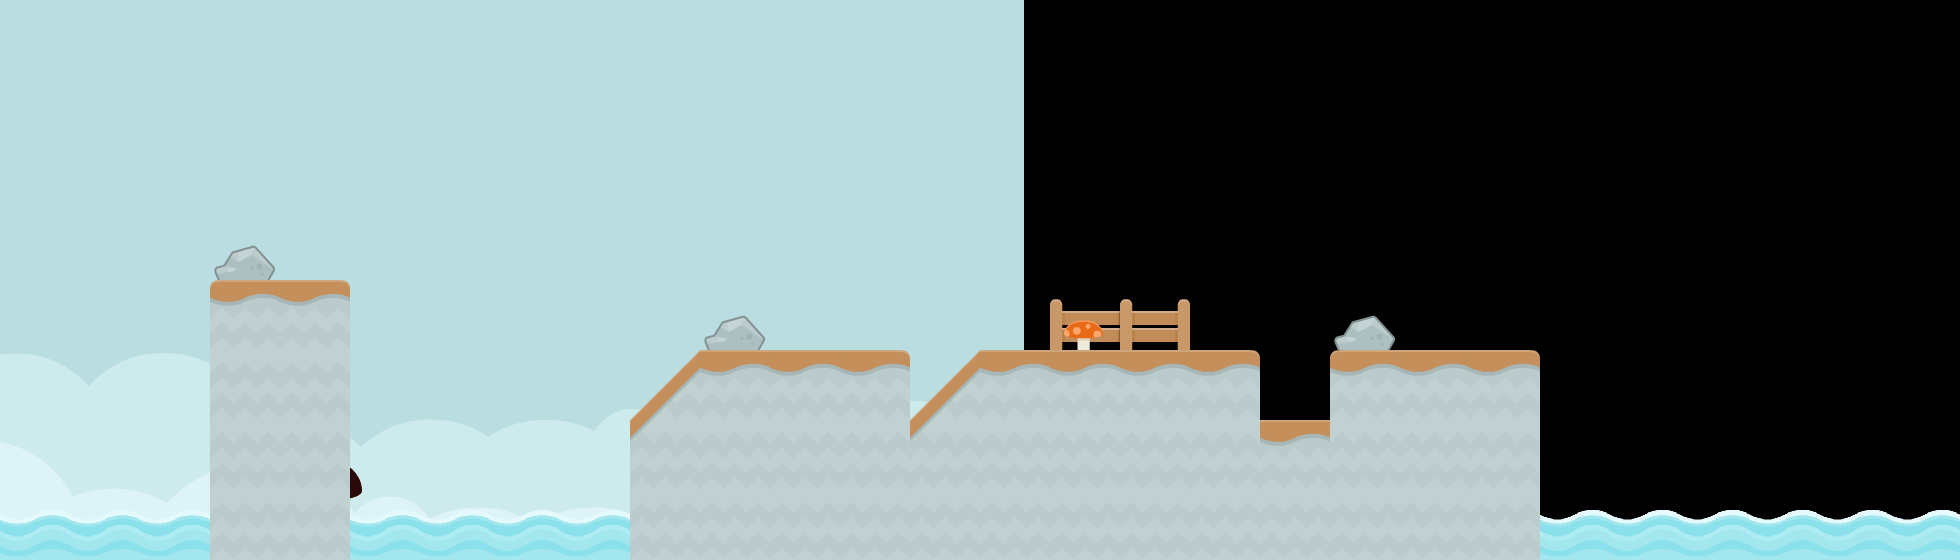

Rendered tile map (Tiled .tmx) drawn with the repository's tilesets; below, a short description and the map source with its tile grids summarised:
An orthogonal 28x8 tile map with 70x70 px tiles, 3 tile layers (tiles_background, tiles_terrain, tiles_foreground), 2 image layers and 10 objects (5x DIRT, start, target, clickable, effect_clouds, ...).

<map version="1.0" orientation="orthogonal" renderorder="right-down" width="28" height="8" tilewidth="70" tileheight="70" nextobjectid="80">
 <properties>
  <property name="blocks" value="wood_small_triangle_right,wood_small_triangle_left" />
  <property name="music" value="eight_bit_metal" />
 </properties>
 <tileset firstgid="1" name="tiles" tilewidth="70" tileheight="70" spacing="4" margin="2" tilecount="117">
  <image source="../../graphics/tiles.png" width="962" height="666" />
  <tile id="114">
   <animation>
    <frame tileid="114" duration="100" />
    <frame tileid="115" duration="100" />
    <frame tileid="116" duration="100" />
    <frame tileid="115" duration="100" />
   </animation>
  </tile>
 </tileset>
 <imagelayer name="background_b" x="1024" y="-299">
  <image source="../../graphics/backgrounds/colored_shroom.png" />
 </imagelayer>
 <imagelayer name="background_a" y="-300">
  <image source="../../graphics/backgrounds/colored_shroom.png" />
 </imagelayer>
 <layer name="tiles_background" width="30" height="8">
  <data>[240 cells, 17 non-empty, 4 distinct tile ids]</data>
 </layer>
 <layer name="tiles_terrain" width="30" height="8">
  <data>[240 cells, 46 non-empty, 6 distinct tile ids]</data>
 </layer>
 <layer name="tiles_foreground" width="30" height="8">
  <data>[240 cells, 2 non-empty, 2 distinct tile ids]</data>
 </layer>
 <objectgroup name="terrain">
  <object id="64" type="DIRT" x="210" y="280">
   <polygon points="0,0 140,0 140,280 0,280" />
  </object>
  <object id="75" type="DIRT" x="630" y="420">
   <polygon points="0,0 910,0 910,140 0,140" />
  </object>
  <object id="76" type="DIRT" x="630" y="420">
   <polygon points="0,0 70,-70 280,-70 280,0" />
  </object>
  <object id="77" type="DIRT" x="910" y="420">
   <polygon points="0,0 70,-70 350,-70 350,0" />
  </object>
  <object id="78" type="DIRT" x="1330" y="350">
   <polygon points="0,0 210,0 210,70 0,70" />
  </object>
 </objectgroup>
 <objectgroup name="entities">
  <object id="4" name="start" type="start" x="840" y="280" width="70" height="70" />
  <object id="5" name="target" type="target" x="1400" y="280" width="70" height="70" />
  <object id="79" type="clickable" x="1067.5" y="315" width="35" height="35">
   <properties>
    <property name="effect" value="mushroom_red" />
   </properties>
  </object>
 </objectgroup>
 <objectgroup name="background_effects">
  <object id="16" type="effect_clouds" x="210" y="0" width="1680" height="140" />
 </objectgroup>
 <objectgroup name="foreground_effects" />
 <objectgroup name="npc">
  <object id="59" type="flier" x="913" y="191" width="350" height="140">
   <properties>
    <property name="skin" value="fly" />
   </properties>
  </object>
 </objectgroup>
</map>
